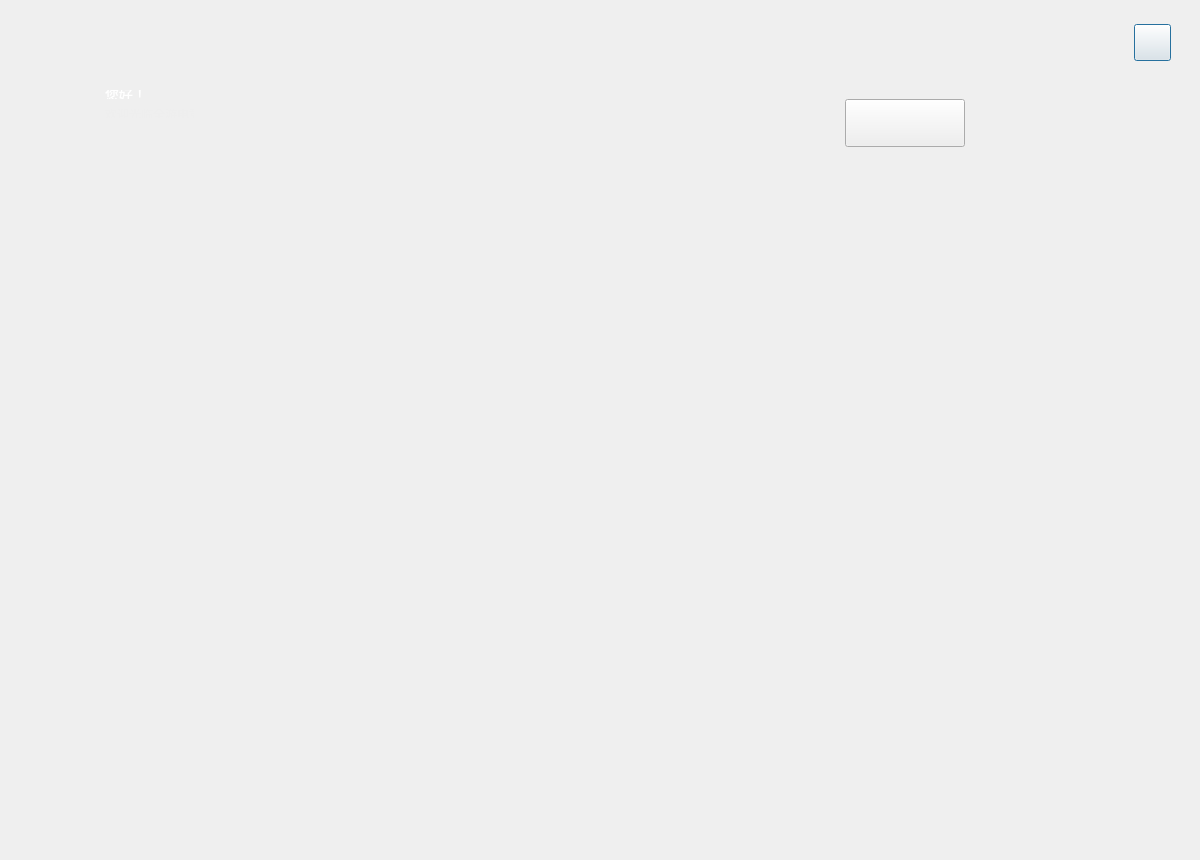
<?xml version="1.0" encoding="UTF-8"?>
<ui version="4.0">
 <class>orderGoodsDialog</class>
 <widget class="QDialog" name="orderGoodsDialog">
  <property name="geometry">
   <rect>
    <x>0</x>
    <y>0</y>
    <width>1200</width>
    <height>860</height>
   </rect>
  </property>
  <property name="minimumSize">
   <size>
    <width>1200</width>
    <height>860</height>
   </size>
  </property>
  <property name="maximumSize">
   <size>
    <width>1200</width>
    <height>860</height>
   </size>
  </property>
  <property name="windowTitle">
   <string>orderGoodsDialog</string>
  </property>
  <layout class="QGridLayout" name="gridLayout">
   <property name="leftMargin">
    <number>0</number>
   </property>
   <property name="topMargin">
    <number>0</number>
   </property>
   <property name="rightMargin">
    <number>0</number>
   </property>
   <property name="bottomMargin">
    <number>0</number>
   </property>
   <property name="spacing">
    <number>0</number>
   </property>
   <item row="0" column="0">
    <widget class="QWidget" name="widget" native="true">
     <property name="styleSheet">
      <string notr="true">#widget{
border-image: url(:/masterDesktop/Resources/background.png);
}
#btn_close{
border-image: url(:/masterDesktop/Resources/close.png);
}
#btn_close:pressed{
margin:1px;
}
#lbl_icon{
border-image: url(:/masterDesktop/Resources/avatar.png);
}
#lbl_hi{
font-family:&quot;微软雅黑&quot;;
font-size:14px;
color:#FFFFFF;
}
#lbl_bar{
font-family:&quot;微软雅黑&quot;;
font-size:12px;
color:#EEEEEE;
}</string>
     </property>
     <widget class="QPushButton" name="btn_close">
      <property name="geometry">
       <rect>
        <x>1134</x>
        <y>24</y>
        <width>37</width>
        <height>37</height>
       </rect>
      </property>
      <property name="minimumSize">
       <size>
        <width>37</width>
        <height>37</height>
       </size>
      </property>
      <property name="maximumSize">
       <size>
        <width>37</width>
        <height>37</height>
       </size>
      </property>
      <property name="text">
       <string/>
      </property>
     </widget>
     <widget class="QLabel" name="lbl_icon">
      <property name="geometry">
       <rect>
        <x>18</x>
        <y>79</y>
        <width>63</width>
        <height>64</height>
       </rect>
      </property>
      <property name="minimumSize">
       <size>
        <width>63</width>
        <height>64</height>
       </size>
      </property>
      <property name="maximumSize">
       <size>
        <width>63</width>
        <height>64</height>
       </size>
      </property>
      <property name="text">
       <string/>
      </property>
     </widget>
     <widget class="QWidget" name="layoutWidget">
      <property name="geometry">
       <rect>
        <x>94</x>
        <y>79</y>
        <width>111</width>
        <height>50</height>
       </rect>
      </property>
      <layout class="QVBoxLayout" name="verticalLayout">
       <property name="spacing">
        <number>10</number>
       </property>
       <item>
        <widget class="QLabel" name="lbl_hi">
         <property name="text">
          <string>您好！</string>
         </property>
        </widget>
       </item>
       <item>
        <widget class="QLabel" name="lbl_bar">
         <property name="text">
          <string>欢迎光临全游电竞馆</string>
         </property>
        </widget>
       </item>
      </layout>
     </widget>
     <widget class="superShoppingButton" name="btn_shopping">
      <property name="geometry">
       <rect>
        <x>845</x>
        <y>99</y>
        <width>120</width>
        <height>48</height>
       </rect>
      </property>
      <property name="minimumSize">
       <size>
        <width>120</width>
        <height>48</height>
       </size>
      </property>
      <property name="maximumSize">
       <size>
        <width>120</width>
        <height>48</height>
       </size>
      </property>
      <property name="text">
       <string/>
      </property>
      <property name="checkable">
       <bool>true</bool>
      </property>
     </widget>
     <widget class="searchWidget" name="wgt_search" native="true">
      <property name="geometry">
       <rect>
        <x>979</x>
        <y>99</y>
        <width>172</width>
        <height>48</height>
       </rect>
      </property>
      <property name="minimumSize">
       <size>
        <width>172</width>
        <height>48</height>
       </size>
      </property>
      <property name="maximumSize">
       <size>
        <width>172</width>
        <height>48</height>
       </size>
      </property>
     </widget>
     <widget class="QStackedWidget" name="stackedWidget">
      <property name="geometry">
       <rect>
        <x>44</x>
        <y>160</y>
        <width>1121</width>
        <height>591</height>
       </rect>
      </property>
      <widget class="pageGoodsWidget" name="page_goods"/>
      <widget class="pageOrderConfirmWgt" name="page_order"/>
      <widget class="pageOrderCommitWgt" name="page_commit_order"/>
      <widget class="pageOrderPayWgt" name="page_pay_order"/>
      <widget class="goodsSearchWgt" name="page_search"/>
     </widget>
    </widget>
   </item>
  </layout>
 </widget>
 <layoutdefault spacing="6" margin="11"/>
 <customwidgets>
  <customwidget>
   <class>superShoppingButton</class>
   <extends>QPushButton</extends>
   <header>superShoppingButton.h</header>
  </customwidget>
  <customwidget>
   <class>searchWidget</class>
   <extends>QWidget</extends>
   <header>searchWidget.h</header>
   <container>1</container>
  </customwidget>
  <customwidget>
   <class>pageGoodsWidget</class>
   <extends>QWidget</extends>
   <header>pageGoodsWidget.h</header>
   <container>1</container>
  </customwidget>
  <customwidget>
   <class>pageOrderConfirmWgt</class>
   <extends>QWidget</extends>
   <header>pageOrderConfirmWgt.h</header>
   <container>1</container>
  </customwidget>
  <customwidget>
   <class>pageOrderCommitWgt</class>
   <extends>QWidget</extends>
   <header>pageOrderCommitWgt.h</header>
   <container>1</container>
  </customwidget>
  <customwidget>
   <class>pageOrderPayWgt</class>
   <extends>QWidget</extends>
   <header>pageOrderPayWgt.h</header>
   <container>1</container>
  </customwidget>
  <customwidget>
   <class>goodsSearchWgt</class>
   <extends>QWidget</extends>
   <header>goodsSearchWgt.h</header>
   <container>1</container>
  </customwidget>
 </customwidgets>
 <resources>
  <include location="masterDesktop.qrc"/>
 </resources>
 <connections/>
</ui>
